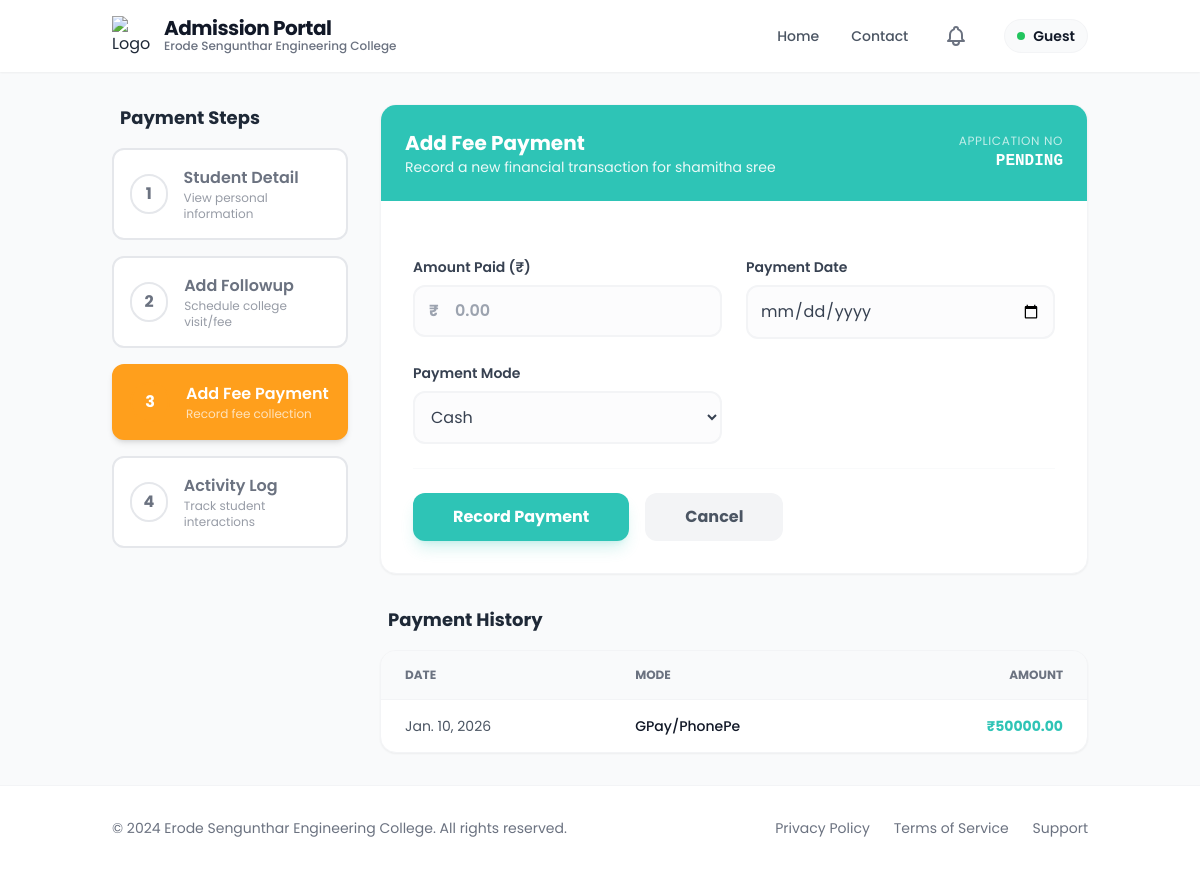
The page /fees/add/6/ on the database as committed earlier.
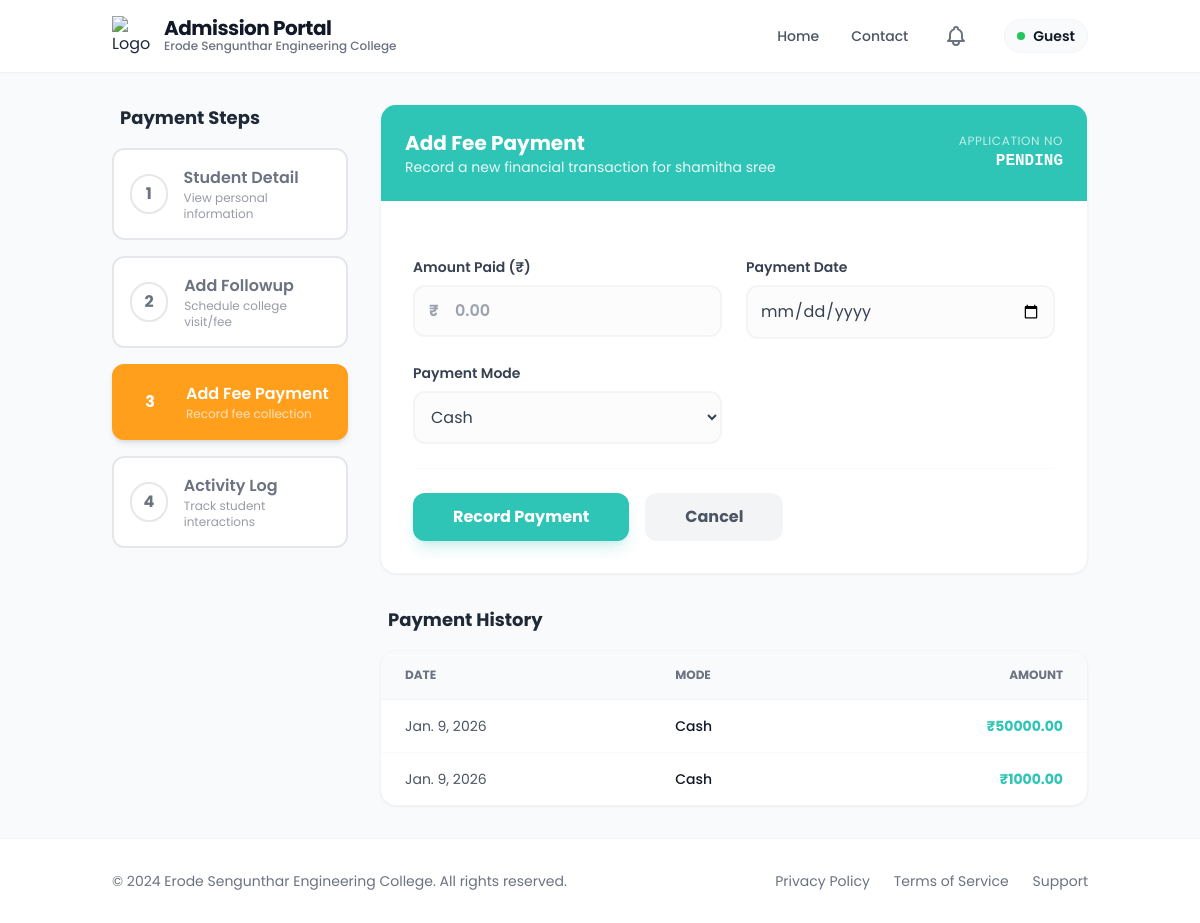
The same page on the database as committed later.
### app/models.py (models this page shows, shortened)
class FeePayment(models.Model):
    student = models.ForeignKey(
        'Admission',
        on_delete=models.CASCADE,
        related_name='fee_payments'
    )
    amount = models.DecimalField(max_digits=10, decimal_places=2)
    payment_date = models.DateField()
    payment_mode = models.CharField(max_length=50)
    created_at = models.DateTimeField(auto_now_add=True)

### app/followup.py (the view, shortened to what this page needs)
# urls.py: path('fees/add/<int:pk>/', followup.add_fee_payment, name='add_fee_payment'),
def add_fee_payment(request, pk):
    student = get_object_or_404(Admission, pk=pk)
    if not student.had_paid:
        student.had_paid = True
        student.save()
    return render(request, 'followup/add_fee_payment.html', {
        'student': student,
        'admission': student,
        'active_step': 'add_fee'
    })

### templates/followup/add_fee_payment.html (shortened to what the changed rows need)
{% extends 'followup/new_base.html' %}
{% block content %}
<div class="flex flex-col lg:flex-row gap-8">
    <div class="lg:w-3/4">
        <div class="bg-white rounded-2xl shadow-sm border border-gray-100 overflow-hidden">
            <div class="p-6 bg-dark text-white">
                <div class="flex justify-between items-center">
                    <div>
                        <h2 class="text-xl font-bold">Add Fee Payment</h2>
                    </div>
                </div>
            </div>
        </div>
        {% if student.fee_payments.all %}
        <div class="mt-8">
            <div class="bg-white rounded-2xl shadow-sm border border-gray-100 overflow-hidden">
                <table class="w-full text-left">
                    <thead class="bg-gray-50 border-b border-gray-100">
                        <tr>
                            <th class="px-6 py-4 text-xs font-bold text-gray-500 uppercase">Date</th>
                            <th class="px-6 py-4 text-xs font-bold text-gray-500 uppercase">Mode</th>
                            <th class="px-6 py-4 text-xs font-bold text-gray-500 uppercase text-right">Amount</th>
                        </tr>
                    </thead>
                    <tbody class="divide-y divide-gray-50">
                        {% for payment in student.fee_payments.all %}
                        <tr class="hover:bg-gray-50/50 transition-colors">
                            <td class="px-6 py-4 text-sm text-gray-600">{{ payment.payment_date }}</td>
                            <td class="px-6 py-4 text-sm font-medium text-gray-900">{{ payment.payment_mode }}</td>
                            <td class="px-6 py-4 text-sm font-bold text-dark text-right">₹{{ payment.amount }}</td>
                        </tr>
                        {% endfor %}
                    </tbody>
                </table>
            </div>
        </div>
        {% endif %}
    </div>
</div>
{% endblock %}

Rows that differ between the two databases and show on the page:
removed FeePayment: payment_date "Jan. 10, 2026", payment_mode "GPay/PhonePe", amount "50000.00"
added FeePayment: payment_date "Jan. 9, 2026", payment_mode "Cash", amount "50000.00"
added FeePayment: payment_date "Jan. 9, 2026", payment_mode "Cash", amount "1000.00"
